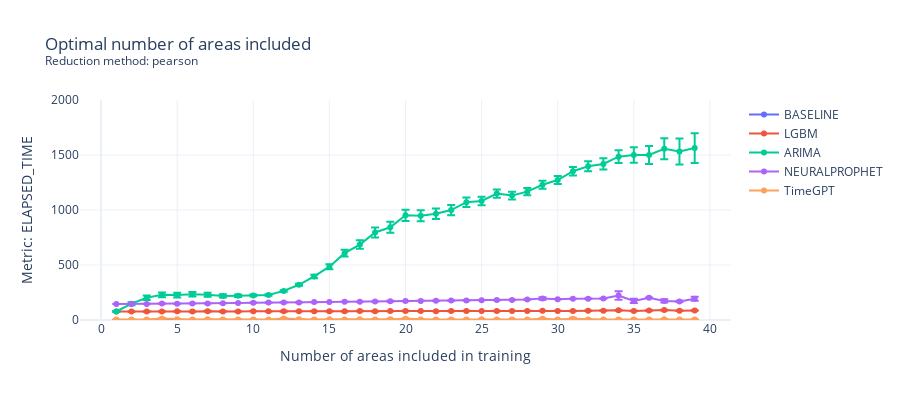

Notebook source saved alongside this figure:
### Code cell
plotter.plot_metrics('elapsed_time', 
                     f'Optimal number of areas included', 
                     y_lim=[0,2000], 
                    #  models_to_skip=['TimeGPT', 'BASELINE']
                    ) #, export_path='./RMSE_plot.pdf')
